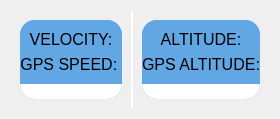
                      <widget class="QWidget" name="tab3">
                       <layout class="QHBoxLayout" name="horizontalLayout_15">
                        <property name="spacing">
                         <number>0</number>
                        </property>
                        <item>
                         <widget class="QFrame" name="frame_25">
                          <property name="styleSheet">
                           <string notr="true">background:transparent;
border-right: 0.5px solid white;
border-bottom-right-radius:0px;
border-top-right-radius:0px;</string>
                          </property>
                          <property name="frameShape">
                           <enum>QFrame::StyledPanel</enum>
                          </property>
                          <property name="frameShadow">
                           <enum>QFrame::Raised</enum>
                          </property>
                          <layout class="QVBoxLayout" name="verticalLayout_55">
                           <item>
                            <widget class="QFrame" name="notif_GPSspeedVelocity_graph_frame">
                             <property name="maximumSize">
                              <size>
                               <width>16777215</width>
                               <height>16777215</height>
                              </size>
                             </property>
                             <property name="cursor">
                              <cursorShape>ArrowCursor</cursorShape>
                             </property>
                             <property name="mouseTracking">
                              <bool>false</bool>
                             </property>
                             <property name="styleSheet">
                              <string notr="true">background:#60A7E4;
border-radius: 15px;
border-right:0px solid;</string>
                             </property>
                             <property name="frameShape">
                              <enum>QFrame::StyledPanel</enum>
                             </property>
                             <property name="frameShadow">
                              <enum>QFrame::Raised</enum>
                             </property>
                             <layout class="QVBoxLayout" name="verticalLayout_117" stretch="0,5">
                              <property name="spacing">
                               <number>0</number>
                              </property>
                              <property name="leftMargin">
                               <number>0</number>
                              </property>
                              <property name="topMargin">
                               <number>0</number>
                              </property>
                              <property name="rightMargin">
                               <number>0</number>
                              </property>
                              <property name="bottomMargin">
                               <number>0</number>
                              </property>
                              <item>
                               <widget class="QFrame" name="alt_label_15">
                                <property name="minimumSize">
                                 <size>
                                  <width>0</width>
                                  <height>45</height>
                                 </size>
                                </property>
                                <property name="styleSheet">
                                 <string notr="true">background:#60A7E4;
border-bottom-left-radius: 0px solid;
border-bottom-right-radius: 0px solid;</string>
                                </property>
                                <property name="frameShape">
                                 <enum>QFrame::StyledPanel</enum>
                                </property>
                                <property name="frameShadow">
                                 <enum>QFrame::Raised</enum>
                                </property>
                                <layout class="QVBoxLayout" name="verticalLayout_50" stretch="0,0">
                                 <property name="leftMargin">
                                  <number>0</number>
                                 </property>
                                 <property name="topMargin">
                                  <number>10</number>
                                 </property>
                                 <property name="rightMargin">
                                  <number>0</number>
                                 </property>
                                 <property name="bottomMargin">
                                  <number>10</number>
                                 </property>
                                 <item>
                                  <widget class="QLabel" name="notif_Velocity_label">
                                   <property name="font">
                                    <font>
                                     <pointsize>12</pointsize>
                                    </font>
                                   </property>
                                   <property name="styleSheet">
                                    <string notr="true">background:transparent;
border-top-left-radius:15px;
border-top-right-radius:0px;</string>
                                   </property>
                                   <property name="text">
                                    <string>VELOCITY:</string>
                                   </property>
                                   <property name="alignment">
                                    <set>Qt::AlignCenter</set>
                                   </property>
                                  </widget>
                                 </item>
                                 <item>
                                  <widget class="QLabel" name="notif_GPSspeed_label">
                                   <property name="font">
                                    <font>
                                     <pointsize>12</pointsize>
                                    </font>
                                   </property>
                                   <property name="styleSheet">
                                    <string notr="true">background:transparent;
border-top-left-radius:15px;
border-top-right-radius:0px;</string>
                                   </property>
                                   <property name="text">
                                    <string>GPS SPEED: </string>
                                   </property>
                                   <property name="alignment">
                                    <set>Qt::AlignCenter</set>
                                   </property>
                                  </widget>
                                 </item>
                                </layout>
                               </widget>
                              </item>
                              <item>
                               <widget class="QFrame" name="notif_GPSspeedVelocity_graph">
                                <property name="maximumSize">
                                 <size>
                                  <width>16777215</width>
                                  <height>16777215</height>
                                 </size>
                                </property>
                                <property name="styleSheet">
                                 <string notr="true">background:white;
border-top-left-radius:0px;
border-top-right-radius:0px;</string>
                                </property>
                                <property name="frameShape">
                                 <enum>QFrame::StyledPanel</enum>
                                </property>
                                <property name="frameShadow">
                                 <enum>QFrame::Raised</enum>
                                </property>
                                <layout class="QVBoxLayout" name="verticalLayout_100">
                                 <property name="spacing">
                                  <number>0</number>
                                 </property>
                                 <property name="leftMargin">
                                  <number>0</number>
                                 </property>
                                 <property name="topMargin">
                                  <number>0</number>
                                 </property>
                                 <property name="rightMargin">
                                  <number>0</number>
                                 </property>
                                 <property name="bottomMargin">
                                  <number>15</number>
                                 </property>
                                 <item>
                                  <widget class="QFrame" name="notif_GPSspeedVelocity_graph_temp">
                                   <property name="styleSheet">
                                    <string notr="true">background:transparent;</string>
                                   </property>
                                   <property name="frameShape">
                                    <enum>QFrame::StyledPanel</enum>
                                   </property>
                                   <property name="frameShadow">
                                    <enum>QFrame::Raised</enum>
                                   </property>
                                  </widget>
                                 </item>
                                </layout>
                               </widget>
                              </item>
                             </layout>
                            </widget>
                           </item>
                          </layout>
                         </widget>
                        </item>
                        <item>
                         <widget class="QFrame" name="frame_26">
                          <property name="styleSheet">
                           <string notr="true">background:transparent;
border-left: 0.5px solid white;
border-bottom-left-radius:0px;
border-top-left-radius:0px;</string>
                          </property>
                          <property name="frameShape">
                           <enum>QFrame::StyledPanel</enum>
                          </property>
                          <property name="frameShadow">
                           <enum>QFrame::Raised</enum>
                          </property>
                          <layout class="QVBoxLayout" name="verticalLayout_56">
                           <item>
                            <widget class="QFrame" name="notif_altGPSalt_graph_frame">
                             <property name="maximumSize">
                              <size>
                               <width>16777215</width>
                               <height>16777215</height>
                              </size>
                             </property>
                             <property name="cursor">
                              <cursorShape>ArrowCursor</cursorShape>
                             </property>
                             <property name="mouseTracking">
                              <bool>false</bool>
                             </property>
                             <property name="styleSheet">
                              <string notr="true">background:#60A7E4;
border-radius: 15px;
border-left:0px solid;</string>
                             </property>
                             <property name="frameShape">
                              <enum>QFrame::StyledPanel</enum>
                             </property>
                             <property name="frameShadow">
                              <enum>QFrame::Raised</enum>
                             </property>
                             <layout class="QVBoxLayout" name="verticalLayout_120" stretch="0,5">
                              <property name="spacing">
                               <number>0</number>
                              </property>
                              <property name="leftMargin">
                               <number>0</number>
                              </property>
                              <property name="topMargin">
                               <number>0</number>
                              </property>
                              <property name="rightMargin">
                               <number>0</number>
                              </property>
                              <property name="bottomMargin">
                               <number>0</number>
                              </property>
                              <item>
                               <widget class="QFrame" name="alt_label_16">
                                <property name="minimumSize">
                                 <size>
                                  <width>0</width>
                                  <height>0</height>
                                 </size>
                                </property>
                                <property name="styleSheet">
                                 <string notr="true">background:#60A7E4;
border-bottom-left-radius: 0px solid;
border-bottom-right-radius: 0px solid;</string>
                                </property>
                                <property name="frameShape">
                                 <enum>QFrame::StyledPanel</enum>
                                </property>
                                <property name="frameShadow">
                                 <enum>QFrame::Raised</enum>
                                </property>
                                <layout class="QVBoxLayout" name="verticalLayout_51" stretch="0,0">
                                 <property name="spacing">
                                  <number>6</number>
                                 </property>
                                 <property name="leftMargin">
                                  <number>0</number>
                                 </property>
                                 <property name="topMargin">
                                  <number>10</number>
                                 </property>
                                 <property name="rightMargin">
                                  <number>0</number>
                                 </property>
                                 <property name="bottomMargin">
                                  <number>10</number>
                                 </property>
                                 <item>
                                  <widget class="QLabel" name="notif_alt_label_2">
                                   <property name="minimumSize">
                                    <size>
                                     <width>0</width>
                                     <height>0</height>
                                    </size>
                                   </property>
                                   <property name="maximumSize">
                                    <size>
                                     <width>16777215</width>
                                     <height>24</height>
                                    </size>
                                   </property>
                                   <property name="font">
                                    <font>
                                     <pointsize>12</pointsize>
                                    </font>
                                   </property>
                                   <property name="styleSheet">
                                    <string notr="true">background:transparent;
border-top-left-radius:15px;
border-top-right-radius:0px;</string>
                                   </property>
                                   <property name="text">
                                    <string>ALTITUDE:</string>
                                   </property>
                                   <property name="alignment">
                                    <set>Qt::AlignCenter</set>
                                   </property>
                                  </widget>
                                 </item>
                                 <item>
                                  <widget class="QLabel" name="notif_GPSalt_label">
                                   <property name="minimumSize">
                                    <size>
                                     <width>0</width>
                                     <height>0</height>
                                    </size>
                                   </property>
                                   <property name="maximumSize">
                                    <size>
                                     <width>16777215</width>
                                     <height>24</height>
                                    </size>
                                   </property>
                                   <property name="font">
                                    <font>
                                     <pointsize>12</pointsize>
                                    </font>
                                   </property>
                                   <property name="styleSheet">
                                    <string notr="true">background:transparent;
border-top-left-radius:15px;
border-top-right-radius:0px;</string>
                                   </property>
                                   <property name="text">
                                    <string>GPS ALTITUDE:</string>
                                   </property>
                                   <property name="alignment">
                                    <set>Qt::AlignCenter</set>
                                   </property>
                                  </widget>
                                 </item>
                                </layout>
                               </widget>
                              </item>
                              <item>
                               <widget class="QFrame" name="notif_altGPSalt_graph">
                                <property name="maximumSize">
                                 <size>
                                  <width>16777215</width>
                                  <height>16777215</height>
                                 </size>
                                </property>
                                <property name="styleSheet">
                                 <string notr="true">background:white;
border-top-left-radius:0px;
border-top-right-radius:0px;</string>
                                </property>
                                <property name="frameShape">
                                 <enum>QFrame::StyledPanel</enum>
                                </property>
                                <property name="frameShadow">
                                 <enum>QFrame::Raised</enum>
                                </property>
                                <layout class="QVBoxLayout" name="verticalLayout_96">
                                 <property name="spacing">
                                  <number>0</number>
                                 </property>
                                 <property name="leftMargin">
                                  <number>0</number>
                                 </property>
                                 <property name="topMargin">
                                  <number>0</number>
                                 </property>
                                 <property name="rightMargin">
                                  <number>0</number>
                                 </property>
                                 <property name="bottomMargin">
                                  <number>15</number>
                                 </property>
                                 <item>
                                  <widget class="QFrame" name="notif_altGPSalt_graph_temp">
                                   <property name="styleSheet">
                                    <string notr="true">background:transparent;</string>
                                   </property>
                                   <property name="frameShape">
                                    <enum>QFrame::StyledPanel</enum>
                                   </property>
                                   <property name="frameShadow">
                                    <enum>QFrame::Raised</enum>
                                   </property>
                                  </widget>
                                 </item>
                                </layout>
                               </widget>
                              </item>
                             </layout>
                            </widget>
                           </item>
                          </layout>
                         </widget>
                        </item>
                       </layout>
                      </widget>
